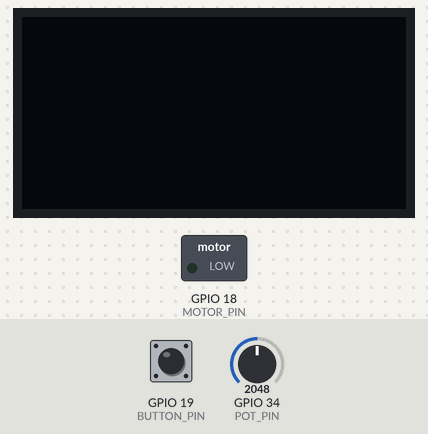
The sketch below on a simulated ESP32. Parts: 128×64 one-colour display, switched loads named in the sketch (green lamp = pin HIGH). Dashed ring = blinking. Inputs (shaded band) come from the test bench; at power-on: GPIO 19 (BUTTON_PIN) HIGH, GPIO 34 (POT_PIN) = 2048 (analog values on the 0–4095 scale). What the sketch prints to the serial monitor is not drawn.

Above: at 1.2 s.
1.3 s: GPIO 19 (BUTTON_PIN) pulled LOW for 0.15 s
At 3.5 s:
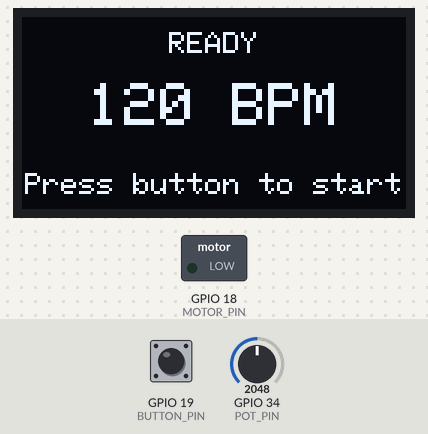
3.8 s: GPIO 19 (BUTTON_PIN) pulled LOW for 1 s
At 3.93 s:
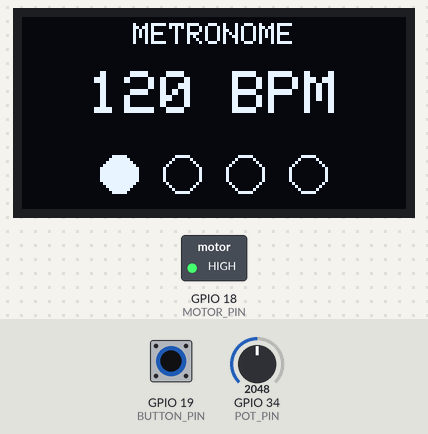
5.4 s: GPIO 19 (BUTTON_PIN) pulled LOW for 0.15 s
At 6.1 s:
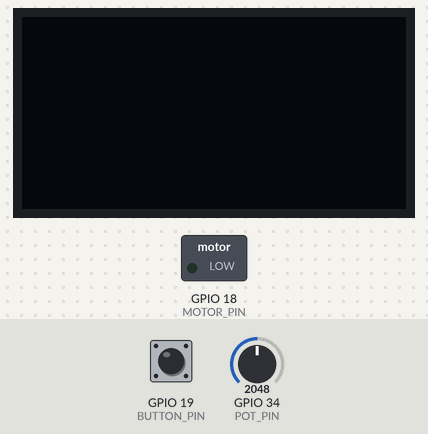
7.0 s: GPIO 19 (BUTTON_PIN) pulled LOW for 3.2 s
At 7.4 s:
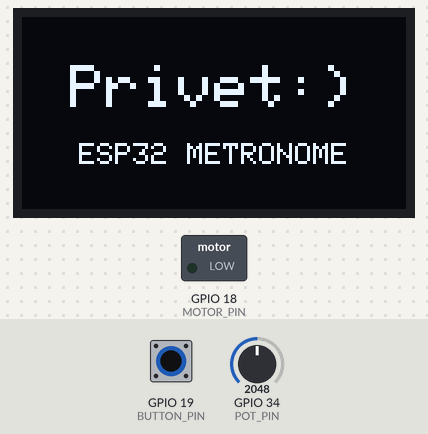
11.7 s: GPIO 34 (POT_PIN) set to 2866
At 13.2 s:
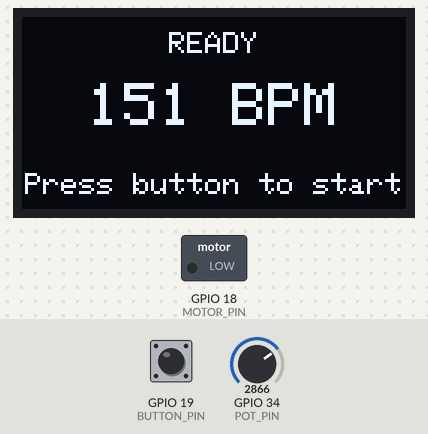
13.5 s: GPIO 34 (POT_PIN) set to 2047
At 15.2 s:
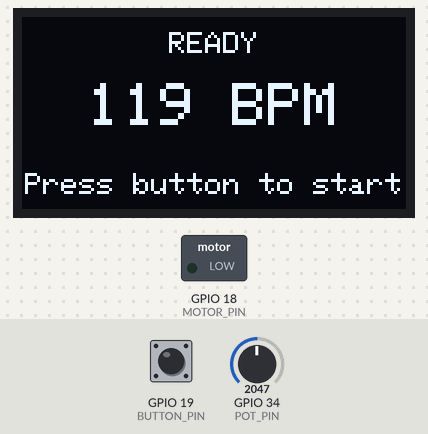
Timing chart, 0 to 16.3 s (numbered marks = the images above; inputs shaded):
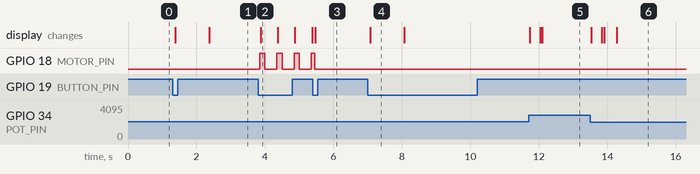

Measured:
- after the input at 1.3 s, the display: first changes after 0.08 s (image 1 shows a later state)
- after the input at 3.8 s, GPIO 18 (MOTOR_PIN): alternates HIGH for 0.15 s and LOW for 0.35 s, starting after 0.05 s; the display: changes after 0.08 s (image 2)
- after the input at 5.4 s, the display: changes after 0.08 s (image 3)
- after the input at 7.0 s, the display: changes after 0.08 s (image 4)
- after the input at 11.7 s, the display: first changes at once (image 5 shows a later state)
- after the input at 13.5 s, the display: first changes at once (image 6 shows a later state)
- what the display in image 2 shows lasts 0.5 s, from 3.9 s to 4.4 s

The sketch:

haptic_metronome.ino
```cpp
#include <Wire.h>
#include <Adafruit_GFX.h>
#include <Adafruit_SSD1306.h>

// =====================================================
// OLED
// =====================================================

#define SCREEN_WIDTH 128
#define SCREEN_HEIGHT 64
#define OLED_ADDRESS 0x3C

Adafruit_SSD1306 display(
  SCREEN_WIDTH,
  SCREEN_HEIGHT,
  &Wire,
  -1);

// =====================================================
// PINS
// =====================================================

const int MOTOR_PIN = 18;
const int BUTTON_PIN = 19;
const int POT_PIN = 34;

// =====================================================
// BPM
// =====================================================

const int MIN_BPM = 40;
const int MAX_BPM = 200;

int bpm = 100;

unsigned long beatInterval = 60000UL / 100;

// =====================================================
// STATE MACHINE
// =====================================================

enum State {
  OFF,
  WELCOME,
  READY,
  METRONOME
};

State state = OFF;

unsigned long stateStartedAt = 0;

const unsigned long WELCOME_DURATION = 1000;

// =====================================================
// BUTTON DEBOUNCE
// =====================================================

int lastButtonReading = HIGH;
int buttonState = HIGH;

unsigned long lastDebounceTime = 0;

const unsigned long DEBOUNCE_TIME = 50;

// =====================================================
// POTENTIOMETER FILTER
// =====================================================

unsigned long lastPotRead = 0;

const unsigned long POT_READ_INTERVAL = 20;

float filteredAdc = 0.0f;
bool adcInitialized = false;

// =====================================================
// METRONOME
// =====================================================

unsigned long lastBeatTime = 0;

int currentBeat = 0;

// =====================================================
// VIBRATION
// =====================================================

bool motorOn = false;

unsigned long motorStartedAt = 0;

const unsigned long MOTOR_DURATION = 150;


// =====================================================
// SETUP
// =====================================================

void setup() {
  Serial.begin(115200);

  pinMode(BUTTON_PIN, INPUT_PULLUP);
  pinMode(MOTOR_PIN, OUTPUT);

  digitalWrite(MOTOR_PIN, LOW);

  analogReadResolution(12);

  // I2C: SDA = GPIO 21, SCL = GPIO 22
  Wire.begin(21, 22);

  Serial.println();
  Serial.println("Starting ESP32 Metronome...");

  if (!display.begin(
        SSD1306_SWITCHCAPVCC,
        OLED_ADDRESS)) {
    Serial.println("ERROR: OLED initialization failed!");

    while (true) {
      digitalWrite(MOTOR_PIN, LOW);
    }
  }

  display.ssd1306_command(SSD1306_DISPLAYON);

  display.clearDisplay();
  display.display();

  beatInterval = 60000UL / bpm;

  Serial.println("OLED initialized successfully.");
  Serial.println("State: OFF");
  Serial.println("Ready.");
}


// =====================================================
// MAIN LOOP
// =====================================================

void loop() {
  updateButton();

  updatePotentiometer();

  updateStateMachine();

  if (state == METRONOME) {
    updateMetronome();
  }

  // Always process motor timeout, without blocking.
  updateVibration();
}


// =====================================================
// BUTTON
// =====================================================

void updateButton() {
  int reading = digitalRead(BUTTON_PIN);

  if (reading != lastButtonReading) {
    lastDebounceTime = millis();
  }

  if (millis() - lastDebounceTime >= DEBOUNCE_TIME) {
    if (reading != buttonState) {
      buttonState = reading;

      // INPUT_PULLUP: LOW means pressed.
      if (buttonState == LOW) {
        onButtonPressed();
      }
    }
  }

  lastButtonReading = reading;
}


// =====================================================
// BUTTON ACTION / STATE TRANSITIONS
// =====================================================

void onButtonPressed() {
  Serial.println("Button pressed");

  switch (state) {

    case OFF:
      Serial.println("OFF -> WELCOME");

      display.ssd1306_command(SSD1306_DISPLAYON);

      state = WELCOME;
      stateStartedAt = millis();

      drawWelcome();
      break;

    case WELCOME:
      // Ignore presses during the welcome screen.
      break;

    case READY:
      Serial.println("READY -> METRONOME");

      state = METRONOME;

      currentBeat = 0;
      lastBeatTime = millis();

      // Play the first beat immediately.
      startVibration();
      drawMetronome();

      break;

    case METRONOME:
      Serial.println("METRONOME -> OFF");

      state = OFF;

      // Stop vibration immediately.
      digitalWrite(MOTOR_PIN, LOW);
      motorOn = false;

      turnOffDisplay();

      Serial.println("State: OFF");
      break;
  }
}


// =====================================================
// STATE MACHINE
// =====================================================

void updateStateMachine() {
  if (state == WELCOME && millis() - stateStartedAt >= WELCOME_DURATION) {

    state = READY;

    Serial.println("WELCOME -> READY");

    drawReady();
  }
}


// =====================================================
// POTENTIOMETER
// =====================================================

void updatePotentiometer() {
  unsigned long now = millis();

  if (now - lastPotRead < POT_READ_INTERVAL) {
    return;
  }

  lastPotRead = now;

  int rawAdc = analogRead(POT_PIN);

  // Exponential moving average.
  // No delay() and no blocking sample loop.
  if (!adcInitialized) {
    filteredAdc = rawAdc;
    adcInitialized = true;
  } else {
    filteredAdc =
      filteredAdc * 0.8f + rawAdc * 0.2f;
  }

  int adcValue = (int)(filteredAdc + 0.5f);

  int newBpm = map(
    adcValue,
    0,
    4095,
    MIN_BPM,
    MAX_BPM);

  newBpm = constrain(
    newBpm,
    MIN_BPM,
    MAX_BPM);

  if (newBpm != bpm) {
    bpm = newBpm;

    beatInterval = 60000UL / bpm;

    Serial.print("BPM: ");
    Serial.println(bpm);

    if (state == READY) {
      drawReady();
    } else if (state == METRONOME) {
      drawMetronome();
    }
  }
}


// =====================================================
// METRONOME TIMING
// =====================================================

void updateMetronome() {
  unsigned long now = millis();

  if (now - lastBeatTime >= beatInterval) {
    lastBeatTime = now;

    currentBeat++;

    if (currentBeat >= 4) {
      currentBeat = 0;
    }

    startVibration();

    drawMetronome();
  }
}


// =====================================================
// OLED: WELCOME
// =====================================================

void drawWelcome() {
  display.clearDisplay();
  display.setTextColor(SSD1306_WHITE);

  int16_t x1, y1;
  uint16_t w, h;

  // Greeting
  display.setTextSize(2);

  const char* greeting = "Privet:)";

  display.getTextBounds(
    greeting, 0, 0,
    &x1, &y1, &w, &h);

  display.setCursor(
    (SCREEN_WIDTH - w) / 2,
    16);

  display.println(greeting);

  // Title
  display.setTextSize(1);

  const char* title = "ESP32 METRONOME";

  display.getTextBounds(
    title, 0, 0,
    &x1, &y1, &w, &h);

  display.setCursor(
    (SCREEN_WIDTH - w) / 2,
    42);

  display.println(title);

  display.display();
}


// =====================================================
// OLED: READY
// =====================================================

void drawReady() {
  display.clearDisplay();
  display.setTextColor(SSD1306_WHITE);

  int16_t x1, y1;
  uint16_t w, h;

  // Title
  display.setTextSize(1);

  const char* title = "READY";

  display.getTextBounds(
    title, 0, 0,
    &x1, &y1, &w, &h);

  display.setCursor(
    (SCREEN_WIDTH - w) / 2,
    5);

  display.println(title);

  // BPM
  display.setTextSize(2);

  char bpmText[12];

  snprintf(
    bpmText,
    sizeof(bpmText),
    "%d BPM",
    bpm);

  display.getTextBounds(
    bpmText, 0, 0,
    &x1, &y1, &w, &h);

  display.setCursor(
    (SCREEN_WIDTH - w) / 2,
    22);

  display.println(bpmText);

  // Instruction
  display.setTextSize(1);

  const char* instruction = "Press button to start";

  display.getTextBounds(
    instruction, 0, 0,
    &x1, &y1, &w, &h);

  display.setCursor(
    (SCREEN_WIDTH - w) / 2,
    52);

  display.println(instruction);

  display.display();
}


// =====================================================
// OLED: METRONOME
// =====================================================

void drawMetronome() {
  display.clearDisplay();
  display.setTextColor(SSD1306_WHITE);

  int16_t x1, y1;
  uint16_t w, h;

  // Title
  display.setTextSize(1);

  const char* title = "METRONOME";

  display.getTextBounds(
    title, 0, 0,
    &x1, &y1, &w, &h);

  display.setCursor(
    (SCREEN_WIDTH - w) / 2,
    2);

  display.println(title);

  // BPM
  display.setTextSize(2);

  char bpmText[12];

  snprintf(
    bpmText,
    sizeof(bpmText),
    "%d BPM",
    bpm);

  display.getTextBounds(
    bpmText, 0, 0,
    &x1, &y1, &w, &h);

  display.setCursor(
    (SCREEN_WIDTH - w) / 2,
    18);

  display.println(bpmText);

  // Four beats: active beat is filled.
  const int y = 52;
  const int positions[4] = { 32, 53, 74, 95 };

  for (int i = 0; i < 4; i++) {
    if (i == currentBeat) {
      display.fillCircle(
        positions[i], y, 6,
        SSD1306_WHITE);
    } else {
      display.drawCircle(
        positions[i], y, 6,
        SSD1306_WHITE);
    }
  }

  display.display();
}


// =====================================================
// MOTOR
// =====================================================

void startVibration() {
  digitalWrite(MOTOR_PIN, HIGH);

  motorOn = true;
  motorStartedAt = millis();
}

void updateVibration() {
  if (motorOn && millis() - motorStartedAt >= MOTOR_DURATION) {

    digitalWrite(MOTOR_PIN, LOW);

    motorOn = false;
  }
}

// =====================================================
// OLED: OFF
// =====================================================

void turnOffDisplay() {
  display.clearDisplay();
  display.display();
}
```
